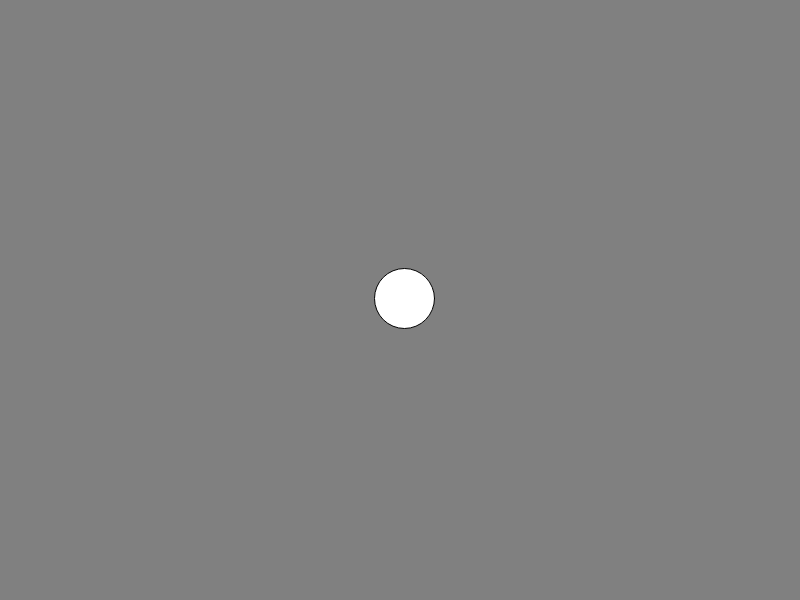
Frame 1 (no input)
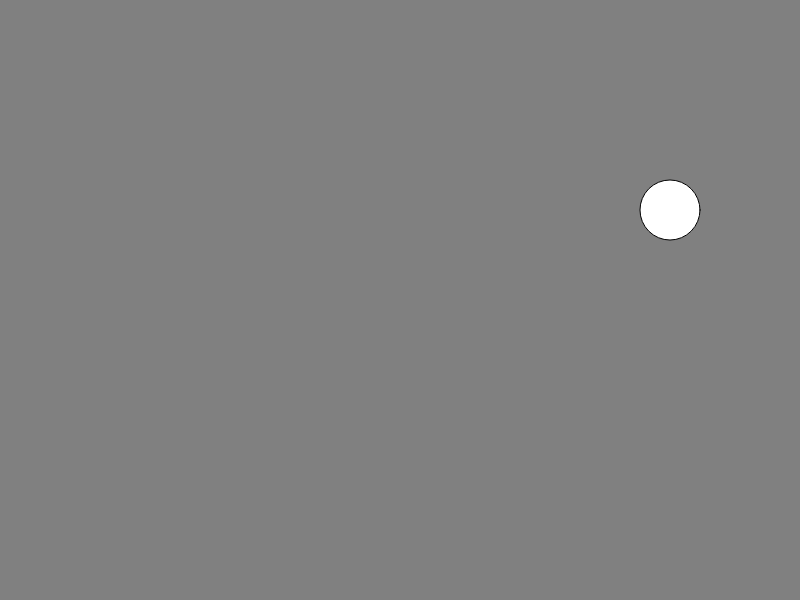
Frame 60 (no input)
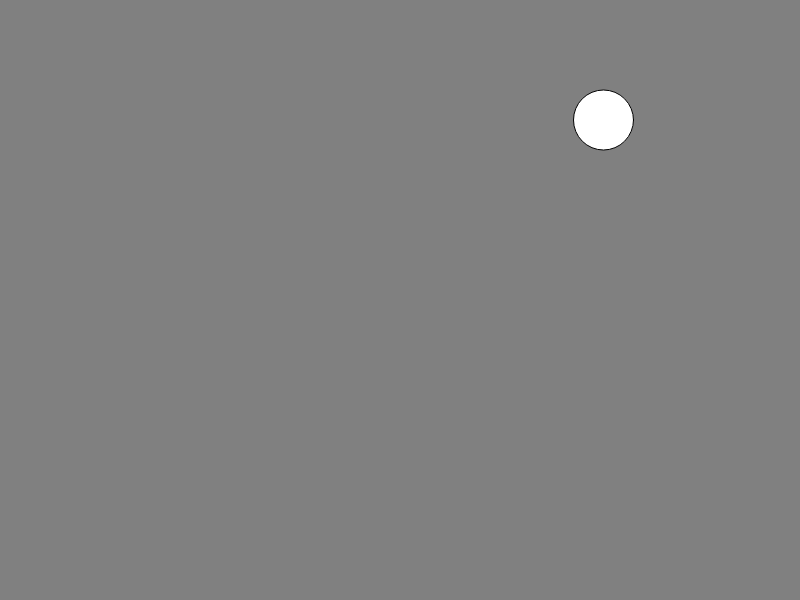
Frame 120 (the mouse pressed at the canvas centre since frame 60)

The p5.js sketch that drew these frames (run headless with seeded random() and noise() and a simulated clock; from frame 60 on, the mouse is pressed at the canvas centre):

// p5.js sketch
// ── sketch.js
let positionX;
let positionY;
let radius;
let velocityX;
let velocityY;

function setup() {
  createCanvas(800, 600);
  
  positionX = 400.0;
  positionY = 300.0;
  radius = 30.0;
  velocityX = 4.5;
  velocityY = -1.5;
}

function draw() {
  background(128);
  
  positionX += velocityX;
  positionY += velocityY;
  
  if (positionX + radius > width) {
    positionX = width - radius;
    velocityX *= -1.0
  }
  else if (positionX - radius < 0.0) {
    positionX = radius;
    velocityX *= -1.0;
  }
  if (positionY + radius > height) {
    positionY = height - radius;
    velocityY *= -1.0;
  }
  else if (positionY - radius < 0.0) {
    positionY = radius;
    velocityY *= -1.0;
  }
  
  stroke(0);
  fill(255);
  ellipse(positionX, positionY, radius * 2.0, radius * 2.0);
}
